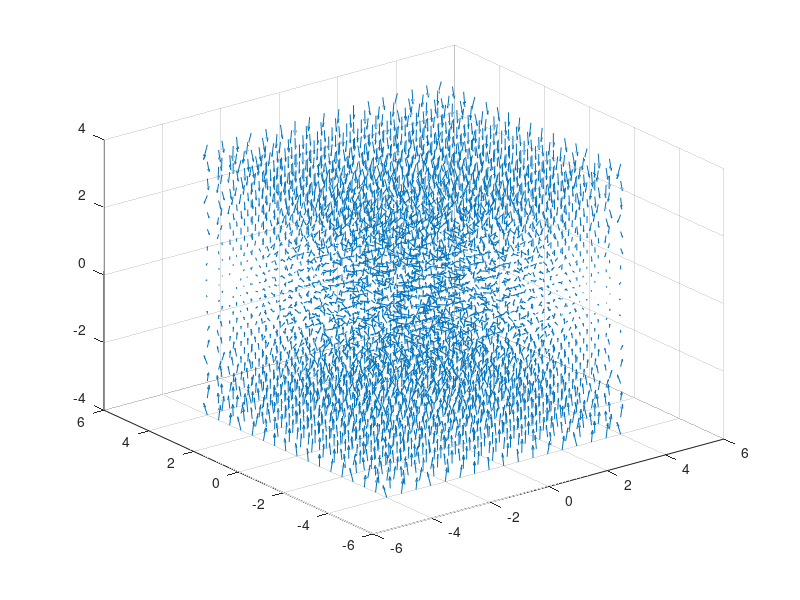

Source code (MATLAB):
function [ux, uy, uz] = generate_flow3d_spiralsink_grid()

hxyz = 0.5;
max_val = 4;
x = -max_val:hxyz:max_val;

[X, Y, Z] = meshgrid(x, x, x);

R = sqrt(X.^2+Y.^2+Z.^2);

h = 5;
a = 10;
r = 1;
ux	=	((h-R)./h)*r.*cos(a.*R);
uy	=	((h-R)./h)*r.*sin(a.*R);	
uz	=	-Z/max(abs(Z(:)));


fig_handle = figure('Name', 'nflows-abcflow');
unorm = sqrt(ux.^2 + uy.^2 + uz.^2);

quiver3(X, Y, Z, ux, uy, uz)


%hcone = coneplot(X, Y, Z, ux, uy, uz, X, Y, Z, unorm);
%set(hcone,'EdgeColor','none');
%camlight right
%lighting gouraud

%hcone.DiffuseStrength = 0.8;

%slice(X, Y, Z, ux, 0, 0, 0)

end % function generate_spiralsink_3d_structured()